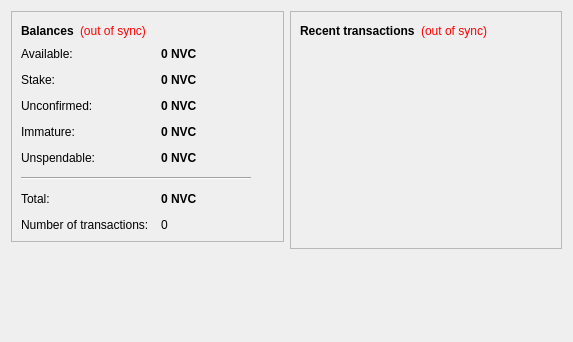
<?xml version="1.0" encoding="UTF-8"?>
<ui version="4.0">
 <class>OverviewPage</class>
 <widget class="QWidget" name="OverviewPage">
  <property name="geometry">
   <rect>
    <x>0</x>
    <y>0</y>
    <width>573</width>
    <height>342</height>
   </rect>
  </property>
  <property name="windowTitle">
   <string>Form</string>
  </property>
  <layout class="QHBoxLayout" name="horizontalLayout" stretch="1,1">
   <item>
    <layout class="QVBoxLayout" name="verticalLayout_2">
     <item>
      <widget class="QFrame" name="frame">
       <property name="frameShape">
        <enum>QFrame::StyledPanel</enum>
       </property>
       <property name="frameShadow">
        <enum>QFrame::Raised</enum>
       </property>
       <layout class="QVBoxLayout" name="verticalLayout_4">
        <item>
         <layout class="QHBoxLayout" name="horizontalLayout_4">
          <item>
           <widget class="QLabel" name="label_5">
            <property name="font">
             <font>
              <weight>75</weight>
              <bold>true</bold>
             </font>
            </property>
            <property name="text">
             <string>Balances</string>
            </property>
           </widget>
          </item>
          <item>
           <widget class="QLabel" name="labelWalletStatus">
            <property name="toolTip">
             <string>The displayed information may be out of date. Your wallet automatically synchronizes with the taler network after a connection is established, but this process has not completed yet.</string>
            </property>
            <property name="styleSheet">
             <string notr="true">QLabel { color: red; }</string>
            </property>
            <property name="text">
             <string notr="true">(out of sync)</string>
            </property>
            <property name="alignment">
             <set>Qt::AlignLeading|Qt::AlignLeft|Qt::AlignVCenter</set>
            </property>
           </widget>
          </item>
          <item>
           <spacer name="horizontalSpacer_2">
            <property name="orientation">
             <enum>Qt::Horizontal</enum>
            </property>
            <property name="sizeHint" stdset="0">
             <size>
              <width>40</width>
              <height>20</height>
             </size>
            </property>
           </spacer>
          </item>
         </layout>
        </item>
        <item>
         <layout class="QFormLayout" name="formLayout_2">
          <property name="fieldGrowthPolicy">
           <enum>QFormLayout::AllNonFixedFieldsGrow</enum>
          </property>
          <property name="horizontalSpacing">
           <number>12</number>
          </property>
          <property name="verticalSpacing">
           <number>12</number>
          </property>
          <item row="0" column="0">
           <widget class="QLabel" name="labelAvailableText">
            <property name="toolTip">
             <string>Your current available balance</string>
            </property>
            <property name="text">
             <string>Available:</string>
            </property>
           </widget>
          </item>
          <item row="0" column="1">
           <widget class="QLabel" name="labelAvailable">
            <property name="font">
             <font>
              <weight>75</weight>
              <bold>true</bold>
             </font>
            </property>
            <property name="cursor">
             <cursorShape>IBeamCursor</cursorShape>
            </property>
            <property name="toolTip">
             <string>Your current available balance</string>
            </property>
            <property name="text">
             <string notr="true">0 NVC</string>
            </property>
            <property name="alignment">
             <set>Qt::AlignLeading|Qt::AlignLeft|Qt::AlignVCenter</set>
            </property>
            <property name="textInteractionFlags">
             <set>Qt::LinksAccessibleByMouse|Qt::TextSelectableByKeyboard|Qt::TextSelectableByMouse</set>
            </property>
           </widget>
          </item>
          <item row="1" column="0">
           <widget class="QLabel" name="label_6">
            <property name="toolTip">
             <string>Total of coins that was staked, and do not yet count toward the current balance</string>
            </property>
            <property name="text">
             <string>Stake:</string>
            </property>
           </widget>
          </item>
          <item row="1" column="1">
           <widget class="QLabel" name="labelStake">
            <property name="font">
             <font>
              <weight>75</weight>
              <bold>true</bold>
             </font>
            </property>
            <property name="cursor">
             <cursorShape>IBeamCursor</cursorShape>
            </property>
            <property name="toolTip">
             <string>Total of coins that was staked, and do not yet count toward the current balance</string>
            </property>
            <property name="text">
             <string notr="true">0 NVC</string>
            </property>
            <property name="alignment">
             <set>Qt::AlignLeading|Qt::AlignLeft|Qt::AlignVCenter</set>
            </property>
            <property name="textInteractionFlags">
             <set>Qt::LinksAccessibleByMouse|Qt::TextSelectableByKeyboard|Qt::TextSelectableByMouse</set>
            </property>
           </widget>
          </item>
          <item row="2" column="0">
           <widget class="QLabel" name="label_3">
            <property name="toolTip">
             <string>Total of transactions that have yet to be confirmed, and do not yet count toward the current balance</string>
            </property>
            <property name="text">
             <string>Unconfirmed:</string>
            </property>
           </widget>
          </item>
          <item row="2" column="1">
           <widget class="QLabel" name="labelUnconfirmed">
            <property name="font">
             <font>
              <weight>75</weight>
              <bold>true</bold>
             </font>
            </property>
            <property name="cursor">
             <cursorShape>IBeamCursor</cursorShape>
            </property>
            <property name="toolTip">
             <string>Total of transactions that have yet to be confirmed, and do not yet count toward the current balance</string>
            </property>
            <property name="text">
             <string notr="true">0 NVC</string>
            </property>
            <property name="alignment">
             <set>Qt::AlignLeading|Qt::AlignLeft|Qt::AlignVCenter</set>
            </property>
            <property name="textInteractionFlags">
             <set>Qt::LinksAccessibleByMouse|Qt::TextSelectableByKeyboard|Qt::TextSelectableByMouse</set>
            </property>
           </widget>
          </item>
          <item row="3" column="0">
           <widget class="QLabel" name="labelImmatureText">
            <property name="toolTip">
             <string>Mined balance that has not yet matured</string>
            </property>
            <property name="text">
             <string>Immature:</string>
            </property>
           </widget>
          </item>
          <item row="3" column="1">
           <widget class="QLabel" name="labelImmature">
            <property name="font">
             <font>
              <weight>75</weight>
              <bold>true</bold>
             </font>
            </property>
            <property name="toolTip">
             <string>Mined balance that has not yet matured</string>
            </property>
            <property name="text">
             <string notr="true">0 NVC</string>
            </property>
            <property name="alignment">
             <set>Qt::AlignLeading|Qt::AlignLeft|Qt::AlignVCenter</set>
            </property>
            <property name="textInteractionFlags">
             <set>Qt::LinksAccessibleByMouse|Qt::TextSelectableByKeyboard|Qt::TextSelectableByMouse</set>
            </property>
           </widget>
          </item>
          <item row="4" column="0">
           <widget class="QLabel" name="labelBalanceWatchOnlyText">
            <property name="toolTip">
             <string>Your unspendable balance</string>
            </property>
            <property name="text">
             <string>Unspendable:</string>
            </property>
           </widget>
          </item>
          <item row="4" column="1">
           <widget class="QLabel" name="labelBalanceWatchOnly">
            <property name="font">
             <font>
              <weight>75</weight>
              <bold>true</bold>
             </font>
            </property>
            <property name="cursor">
             <cursorShape>IBeamCursor</cursorShape>
            </property>
            <property name="toolTip">
             <string>Your unspendable balance</string>
            </property>
            <property name="text">
             <string notr="true">0 NVC</string>
            </property>
            <property name="alignment">
             <set>Qt::AlignLeading|Qt::AlignLeft|Qt::AlignVCenter</set>
            </property>
            <property name="textInteractionFlags">
             <set>Qt::LinksAccessibleByMouse|Qt::TextSelectableByKeyboard|Qt::TextSelectableByMouse</set>
            </property>
           </widget>
          </item>
          <item row="5" column="0" colspan="2">
           <widget class="Line" name="line">
            <property name="maximumSize">
             <size>
              <width>230</width>
              <height>16777215</height>
             </size>
            </property>
            <property name="orientation">
             <enum>Qt::Horizontal</enum>
            </property>
           </widget>
          </item>
          <item row="6" column="0">
           <widget class="QLabel" name="labelTotalText">
            <property name="toolTip">
             <string>Your current total balance</string>
            </property>
            <property name="text">
             <string>Total:</string>
            </property>
           </widget>
          </item>
          <item row="6" column="1">
           <widget class="QLabel" name="labelTotal">
            <property name="font">
             <font>
              <weight>75</weight>
              <bold>true</bold>
             </font>
            </property>
            <property name="toolTip">
             <string>Your current total balance</string>
            </property>
            <property name="text">
             <string notr="true">0 NVC</string>
            </property>
            <property name="alignment">
             <set>Qt::AlignLeading|Qt::AlignLeft|Qt::AlignVCenter</set>
            </property>
            <property name="textInteractionFlags">
             <set>Qt::LinksAccessibleByMouse|Qt::TextSelectableByKeyboard|Qt::TextSelectableByMouse</set>
            </property>
           </widget>
          </item>
          <item row="7" column="0">
           <widget class="QLabel" name="label_2">
            <property name="toolTip">
             <string>Total number of transactions in wallet</string>
            </property>
            <property name="text">
             <string>Number of transactions:</string>
            </property>
           </widget>
          </item>
          <item row="7" column="1">
           <widget class="QLabel" name="labelNumTransactions">
            <property name="toolTip">
             <string>Total number of transactions in wallet</string>
            </property>
            <property name="text">
             <string notr="true">0</string>
            </property>
           </widget>
          </item>
         </layout>
        </item>
       </layout>
      </widget>
     </item>
     <item>
      <spacer name="verticalSpacer">
       <property name="orientation">
        <enum>Qt::Vertical</enum>
       </property>
       <property name="sizeHint" stdset="0">
        <size>
         <width>20</width>
         <height>40</height>
        </size>
       </property>
      </spacer>
     </item>
    </layout>
   </item>
   <item>
    <layout class="QVBoxLayout" name="verticalLayout_3">
     <item>
      <widget class="QFrame" name="frame_2">
       <property name="frameShape">
        <enum>QFrame::StyledPanel</enum>
       </property>
       <property name="frameShadow">
        <enum>QFrame::Raised</enum>
       </property>
       <layout class="QVBoxLayout" name="verticalLayout">
        <item>
         <layout class="QHBoxLayout" name="horizontalLayout_2">
          <item>
           <widget class="QLabel" name="label_4">
            <property name="text">
             <string>&lt;b&gt;Recent transactions&lt;/b&gt;</string>
            </property>
           </widget>
          </item>
          <item>
           <widget class="QLabel" name="labelTransactionsStatus">
            <property name="toolTip">
             <string>The displayed information may be out of date. Your wallet automatically synchronizes with the taler network after a connection is established, but this process has not completed yet.</string>
            </property>
            <property name="styleSheet">
             <string notr="true">QLabel { color: red; }</string>
            </property>
            <property name="text">
             <string notr="true">(out of sync)</string>
            </property>
            <property name="alignment">
             <set>Qt::AlignRight|Qt::AlignTrailing|Qt::AlignVCenter</set>
            </property>
           </widget>
          </item>
          <item>
           <spacer name="horizontalSpacer">
            <property name="orientation">
             <enum>Qt::Horizontal</enum>
            </property>
            <property name="sizeHint" stdset="0">
             <size>
              <width>40</width>
              <height>20</height>
             </size>
            </property>
           </spacer>
          </item>
         </layout>
        </item>
        <item>
         <widget class="QListView" name="listTransactions">
          <property name="styleSheet">
           <string notr="true">QListView { background: transparent; }</string>
          </property>
          <property name="frameShape">
           <enum>QFrame::NoFrame</enum>
          </property>
          <property name="verticalScrollBarPolicy">
           <enum>Qt::ScrollBarAlwaysOff</enum>
          </property>
          <property name="horizontalScrollBarPolicy">
           <enum>Qt::ScrollBarAlwaysOff</enum>
          </property>
          <property name="selectionMode">
           <enum>QAbstractItemView::NoSelection</enum>
          </property>
         </widget>
        </item>
       </layout>
      </widget>
     </item>
     <item>
      <spacer name="verticalSpacer_2">
       <property name="orientation">
        <enum>Qt::Vertical</enum>
       </property>
       <property name="sizeHint" stdset="0">
        <size>
         <width>20</width>
         <height>40</height>
        </size>
       </property>
      </spacer>
     </item>
    </layout>
   </item>
  </layout>
 </widget>
 <resources/>
 <connections/>
</ui>
